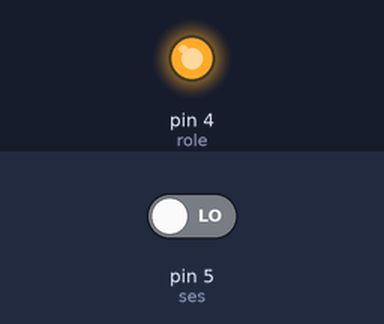
Simulated run of this sketch. Board: Arduino Uno, built with avr-gcc and run on an emulated ATmega328P. On the bench: output pins drawn as LEDs (lit = HIGH). The test bench sets the inputs (shaded band); at power-on: pin 5 (ses) LOW.

Above: at 1.2 s.
1.3 s: pin 5 (ses) driven HIGH
At 2.4 s:
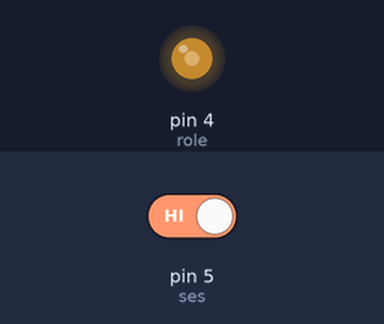
Timing chart, 0 to 4.3 s (numbered marks = the images above; inputs shaded):
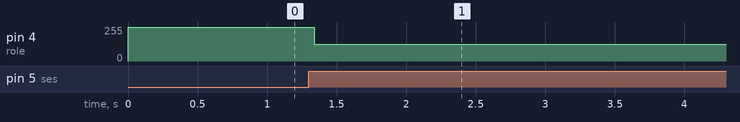

Measured:
- after the input at 1.3 s, pin 4 (role): 255/255 → 127/255 at once

The sketch:

audio_controlled_lamp.ino
```cpp
#define role 4
#define ses  5

int gurultu_sayaci=1;
int ilk_ses_ani=0;
int ses_suresi=0;

void setup() {
  pinMode(role,OUTPUT);
  digitalWrite(role,HIGH);

  pinMode(ses,INPUT);
}

void loop() {
  int ses_durum=digitalRead(ses);

  if(ses_durum==1){
    digitalWrite(role,!digitalRead(role));
  }
}
```
